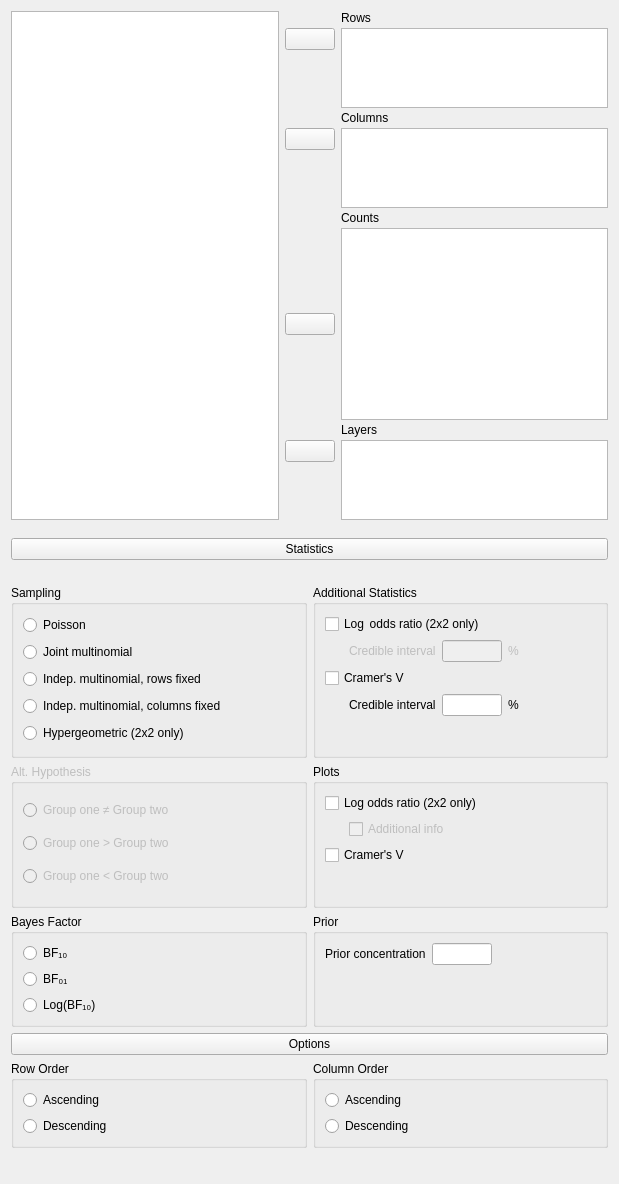
<?xml version="1.0" encoding="UTF-8"?>
<ui version="4.0">
 <class>ContingencyTablesBayesianForm</class>
 <widget class="QWidget" name="ContingencyTablesBayesianForm">
  <property name="geometry">
   <rect>
    <x>0</x>
    <y>0</y>
    <width>619</width>
    <height>1184</height>
   </rect>
  </property>
  <property name="sizePolicy">
   <sizepolicy hsizetype="Fixed" vsizetype="Preferred">
    <horstretch>0</horstretch>
    <verstretch>0</verstretch>
   </sizepolicy>
  </property>
  <property name="windowTitle">
   <string>Form</string>
  </property>
  <layout class="QGridLayout" name="gridLayout">
   <property name="verticalSpacing">
    <number>0</number>
   </property>
   <item row="0" column="0">
    <widget class="QWidget" name="topWidget" native="true">
     <property name="sizePolicy">
      <sizepolicy hsizetype="Preferred" vsizetype="Fixed">
       <horstretch>0</horstretch>
       <verstretch>0</verstretch>
      </sizepolicy>
     </property>
     <layout class="QGridLayout" name="gridLayout_2">
      <property name="leftMargin">
       <number>0</number>
      </property>
      <property name="topMargin">
       <number>0</number>
      </property>
      <property name="rightMargin">
       <number>0</number>
      </property>
      <property name="verticalSpacing">
       <number>3</number>
      </property>
      <item row="3" column="2">
       <widget class="QLabel" name="label_3">
        <property name="text">
         <string>Columns</string>
        </property>
       </widget>
      </item>
      <item row="4" column="1">
       <widget class="AssignButton" name="buttonAssignColumns">
        <property name="sizePolicy">
         <sizepolicy hsizetype="Fixed" vsizetype="Fixed">
          <horstretch>0</horstretch>
          <verstretch>0</verstretch>
         </sizepolicy>
        </property>
        <property name="minimumSize">
         <size>
          <width>50</width>
          <height>0</height>
         </size>
        </property>
        <property name="maximumSize">
         <size>
          <width>50</width>
          <height>16777215</height>
         </size>
        </property>
        <property name="text">
         <string/>
        </property>
       </widget>
      </item>
      <item row="4" column="2" rowspan="2">
       <widget class="BoundListView" name="columns">
        <property name="sizePolicy">
         <sizepolicy hsizetype="Expanding" vsizetype="Fixed">
          <horstretch>0</horstretch>
          <verstretch>0</verstretch>
         </sizepolicy>
        </property>
        <property name="minimumSize">
         <size>
          <width>0</width>
          <height>80</height>
         </size>
        </property>
        <property name="maximumSize">
         <size>
          <width>16777215</width>
          <height>80</height>
         </size>
        </property>
        <property name="selectionMode">
         <enum>QAbstractItemView::ExtendedSelection</enum>
        </property>
       </widget>
      </item>
      <item row="5" column="1">
       <spacer name="verticalSpacer_3">
        <property name="orientation">
         <enum>Qt::Vertical</enum>
        </property>
        <property name="sizeHint" stdset="0">
         <size>
          <width>20</width>
          <height>0</height>
         </size>
        </property>
       </spacer>
      </item>
      <item row="7" column="2">
       <widget class="boundSingleItemView" name="counts">
        <property name="sizePolicy">
         <sizepolicy hsizetype="Expanding" vsizetype="Fixed">
          <horstretch>0</horstretch>
          <verstretch>0</verstretch>
         </sizepolicy>
        </property>
        <property name="maximumSize">
         <size>
          <width>16777215</width>
          <height>16777215</height>
         </size>
        </property>
        <property name="selectionMode">
         <enum>QAbstractItemView::ExtendedSelection</enum>
        </property>
       </widget>
      </item>
      <item row="7" column="1">
       <widget class="AssignButton" name="buttonAssignCounts">
        <property name="sizePolicy">
         <sizepolicy hsizetype="Fixed" vsizetype="Fixed">
          <horstretch>0</horstretch>
          <verstretch>0</verstretch>
         </sizepolicy>
        </property>
        <property name="minimumSize">
         <size>
          <width>50</width>
          <height>0</height>
         </size>
        </property>
        <property name="maximumSize">
         <size>
          <width>50</width>
          <height>16777215</height>
         </size>
        </property>
        <property name="text">
         <string/>
        </property>
       </widget>
      </item>
      <item row="6" column="2">
       <widget class="QLabel" name="label">
        <property name="text">
         <string>Counts</string>
        </property>
       </widget>
      </item>
      <item row="8" column="2">
       <widget class="QLabel" name="label_4">
        <property name="text">
         <string>Layers</string>
        </property>
       </widget>
      </item>
      <item row="9" column="1">
       <widget class="AssignButton" name="buttonAssignLayers">
        <property name="sizePolicy">
         <sizepolicy hsizetype="Fixed" vsizetype="Fixed">
          <horstretch>0</horstretch>
          <verstretch>0</verstretch>
         </sizepolicy>
        </property>
        <property name="minimumSize">
         <size>
          <width>50</width>
          <height>0</height>
         </size>
        </property>
        <property name="maximumSize">
         <size>
          <width>50</width>
          <height>16777215</height>
         </size>
        </property>
        <property name="text">
         <string/>
        </property>
       </widget>
      </item>
      <item row="9" column="2" rowspan="2">
       <widget class="BoundListView" name="layers">
        <property name="sizePolicy">
         <sizepolicy hsizetype="Expanding" vsizetype="Fixed">
          <horstretch>0</horstretch>
          <verstretch>0</verstretch>
         </sizepolicy>
        </property>
        <property name="minimumSize">
         <size>
          <width>0</width>
          <height>80</height>
         </size>
        </property>
        <property name="maximumSize">
         <size>
          <width>16777215</width>
          <height>80</height>
         </size>
        </property>
        <property name="selectionMode">
         <enum>QAbstractItemView::ExtendedSelection</enum>
        </property>
       </widget>
      </item>
      <item row="10" column="1">
       <spacer name="verticalSpacer_5">
        <property name="orientation">
         <enum>Qt::Vertical</enum>
        </property>
        <property name="sizeHint" stdset="0">
         <size>
          <width>20</width>
          <height>0</height>
         </size>
        </property>
       </spacer>
      </item>
      <item row="1" column="1">
       <widget class="AssignButton" name="buttonAssignRows">
        <property name="sizePolicy">
         <sizepolicy hsizetype="Fixed" vsizetype="Fixed">
          <horstretch>0</horstretch>
          <verstretch>0</verstretch>
         </sizepolicy>
        </property>
        <property name="minimumSize">
         <size>
          <width>50</width>
          <height>0</height>
         </size>
        </property>
        <property name="maximumSize">
         <size>
          <width>50</width>
          <height>16777215</height>
         </size>
        </property>
        <property name="text">
         <string/>
        </property>
       </widget>
      </item>
      <item row="2" column="1">
       <spacer name="verticalSpacer_2">
        <property name="orientation">
         <enum>Qt::Vertical</enum>
        </property>
        <property name="sizeHint" stdset="0">
         <size>
          <width>20</width>
          <height>0</height>
         </size>
        </property>
       </spacer>
      </item>
      <item row="0" column="2">
       <widget class="QLabel" name="label_2">
        <property name="text">
         <string>Rows</string>
        </property>
       </widget>
      </item>
      <item row="1" column="2" rowspan="2">
       <widget class="BoundListView" name="rows">
        <property name="sizePolicy">
         <sizepolicy hsizetype="Expanding" vsizetype="Fixed">
          <horstretch>0</horstretch>
          <verstretch>0</verstretch>
         </sizepolicy>
        </property>
        <property name="minimumSize">
         <size>
          <width>0</width>
          <height>80</height>
         </size>
        </property>
        <property name="maximumSize">
         <size>
          <width>16777215</width>
          <height>80</height>
         </size>
        </property>
        <property name="selectionMode">
         <enum>QAbstractItemView::ExtendedSelection</enum>
        </property>
       </widget>
      </item>
      <item row="0" column="1">
       <widget class="QWidget" name="widget_8" native="true"/>
      </item>
      <item row="0" column="0" rowspan="11">
       <widget class="AvailableFieldsListView" name="listAvailableFields">
        <property name="sizePolicy">
         <sizepolicy hsizetype="Expanding" vsizetype="Preferred">
          <horstretch>0</horstretch>
          <verstretch>0</verstretch>
         </sizepolicy>
        </property>
        <property name="selectionMode">
         <enum>QAbstractItemView::ExtendedSelection</enum>
        </property>
       </widget>
      </item>
     </layout>
    </widget>
   </item>
   <item row="1" column="0">
    <widget class="QWidget" name="groupStatistics" native="true">
     <layout class="QGridLayout" name="gridLayout_16">
      <property name="leftMargin">
       <number>0</number>
      </property>
      <property name="rightMargin">
       <number>0</number>
      </property>
      <property name="bottomMargin">
       <number>3</number>
      </property>
      <property name="verticalSpacing">
       <number>0</number>
      </property>
      <item row="1" column="0" colspan="2">
       <widget class="ExpanderButton" name="pushButton">
        <property name="sizePolicy">
         <sizepolicy hsizetype="Expanding" vsizetype="Fixed">
          <horstretch>0</horstretch>
          <verstretch>0</verstretch>
         </sizepolicy>
        </property>
        <property name="minimumSize">
         <size>
          <width>573</width>
          <height>0</height>
         </size>
        </property>
        <property name="text">
         <string>Statistics</string>
        </property>
       </widget>
      </item>
      <item row="2" column="0" rowspan="2" colspan="2">
       <widget class="QWidget" name="panelStatistics" native="true">
        <layout class="QGridLayout" name="gridLayout_12">
         <property name="leftMargin">
          <number>0</number>
         </property>
         <property name="topMargin">
          <number>25</number>
         </property>
         <property name="rightMargin">
          <number>0</number>
         </property>
         <property name="bottomMargin">
          <number>0</number>
         </property>
         <item row="0" column="2" colspan="2">
          <widget class="BoundGroupBox" name="groupBox">
           <property name="title">
            <string>Additional Statistics</string>
           </property>
           <layout class="QGridLayout" name="gridLayout_9">
            <item row="2" column="0" colspan="2">
             <widget class="BoundCheckBox" name="oddsRatio">
              <property name="text">
               <string>Log  odds ratio (2x2 only)</string>
              </property>
             </widget>
            </item>
            <item row="3" column="0" colspan="2">
             <widget class="QWidget" name="oddsRatioCredibleIntervalContainer" native="true">
              <property name="enabled">
               <bool>false</bool>
              </property>
              <layout class="QGridLayout" name="gridLayout_22">
               <property name="leftMargin">
                <number>24</number>
               </property>
               <property name="topMargin">
                <number>0</number>
               </property>
               <property name="bottomMargin">
                <number>0</number>
               </property>
               <item row="0" column="0">
                <widget class="QLabel" name="label_5">
                 <property name="sizePolicy">
                  <sizepolicy hsizetype="Fixed" vsizetype="Fixed">
                   <horstretch>0</horstretch>
                   <verstretch>0</verstretch>
                  </sizepolicy>
                 </property>
                 <property name="text">
                  <string>Credible interval</string>
                 </property>
                </widget>
               </item>
               <item row="0" column="1">
                <widget class="BoundTextBox" name="oddsRatioCredibleIntervalInterval">
                 <property name="maximumSize">
                  <size>
                   <width>60</width>
                   <height>16777215</height>
                  </size>
                 </property>
                </widget>
               </item>
               <item row="0" column="2">
                <widget class="QLabel" name="label_6">
                 <property name="text">
                  <string>%</string>
                 </property>
                </widget>
               </item>
              </layout>
             </widget>
            </item>
            <item row="5" column="0" colspan="2">
             <widget class="QWidget" name="effectSizeCredibleIntervalContainer" native="true">
              <layout class="QGridLayout" name="gridLayout_23">
               <property name="leftMargin">
                <number>24</number>
               </property>
               <property name="topMargin">
                <number>0</number>
               </property>
               <property name="bottomMargin">
                <number>0</number>
               </property>
               <item row="0" column="0">
                <widget class="QLabel" name="label_8">
                 <property name="sizePolicy">
                  <sizepolicy hsizetype="Fixed" vsizetype="Fixed">
                   <horstretch>0</horstretch>
                   <verstretch>0</verstretch>
                  </sizepolicy>
                 </property>
                 <property name="text">
                  <string>Credible interval</string>
                 </property>
                </widget>
               </item>
               <item row="0" column="2">
                <widget class="QLabel" name="label_9">
                 <property name="text">
                  <string>%</string>
                 </property>
                </widget>
               </item>
               <item row="0" column="1">
                <widget class="BoundTextBox" name="effectSizeCredibleIntervalInterval">
                 <property name="maximumSize">
                  <size>
                   <width>60</width>
                   <height>16777215</height>
                  </size>
                 </property>
                </widget>
               </item>
              </layout>
             </widget>
            </item>
            <item row="4" column="0">
             <widget class="BoundCheckBox" name="effectSize">
              <property name="text">
               <string>Cramer's V</string>
              </property>
             </widget>
            </item>
            <item row="6" column="0" colspan="2">
             <spacer name="verticalSpacer_7">
              <property name="orientation">
               <enum>Qt::Vertical</enum>
              </property>
              <property name="sizeHint" stdset="0">
               <size>
                <width>20</width>
                <height>40</height>
               </size>
              </property>
             </spacer>
            </item>
           </layout>
          </widget>
         </item>
         <item row="2" column="2" rowspan="2" colspan="2">
          <widget class="GroupBox" name="groupBox_16">
           <property name="title">
            <string>Prior</string>
           </property>
           <layout class="QGridLayout" name="gridLayout_10">
            <item row="2" column="0" colspan="3">
             <spacer name="verticalSpacer_4">
              <property name="orientation">
               <enum>Qt::Vertical</enum>
              </property>
              <property name="sizeHint" stdset="0">
               <size>
                <width>20</width>
                <height>40</height>
               </size>
              </property>
             </spacer>
            </item>
            <item row="1" column="0">
             <widget class="QLabel" name="label_7">
              <property name="text">
               <string>Prior concentration</string>
              </property>
             </widget>
            </item>
            <item row="1" column="1">
             <widget class="BoundTextBox" name="priorConcentration">
              <property name="maximumSize">
               <size>
                <width>60</width>
                <height>16777215</height>
               </size>
              </property>
             </widget>
            </item>
            <item row="1" column="2">
             <spacer name="horizontalSpacer">
              <property name="orientation">
               <enum>Qt::Horizontal</enum>
              </property>
              <property name="sizeHint" stdset="0">
               <size>
                <width>40</width>
                <height>20</height>
               </size>
              </property>
             </spacer>
            </item>
           </layout>
          </widget>
         </item>
         <item row="1" column="2" colspan="2">
          <widget class="GroupBox" name="groupBox_2">
           <property name="title">
            <string>Plots</string>
           </property>
           <layout class="QGridLayout" name="gridLayout_15">
            <item row="1" column="0">
             <widget class="QWidget" name="widget_12" native="true">
              <layout class="QGridLayout" name="gridLayout_14">
               <property name="leftMargin">
                <number>24</number>
               </property>
               <property name="topMargin">
                <number>0</number>
               </property>
               <property name="rightMargin">
                <number>0</number>
               </property>
               <property name="bottomMargin">
                <number>0</number>
               </property>
               <item row="0" column="0">
                <widget class="BoundCheckBox" name="plotPosteriorOddsRatioAdditionalInfo">
                 <property name="enabled">
                  <bool>false</bool>
                 </property>
                 <property name="text">
                  <string>Additional info</string>
                 </property>
                </widget>
               </item>
              </layout>
             </widget>
            </item>
            <item row="0" column="0">
             <widget class="BoundCheckBox" name="plotPosteriorOddsRatio">
              <property name="text">
               <string>Log odds ratio (2x2 only)</string>
              </property>
             </widget>
            </item>
            <item row="2" column="0">
             <widget class="BoundCheckBox" name="plotPosteriorEffectSize">
              <property name="text">
               <string>Cramer's V</string>
              </property>
             </widget>
            </item>
            <item row="3" column="0">
             <spacer name="verticalSpacer_6">
              <property name="orientation">
               <enum>Qt::Vertical</enum>
              </property>
              <property name="sizeHint" stdset="0">
               <size>
                <width>20</width>
                <height>40</height>
               </size>
              </property>
             </spacer>
            </item>
           </layout>
          </widget>
         </item>
         <item row="0" column="0" colspan="2">
          <widget class="BoundGroupBox" name="samplingModel">
           <property name="title">
            <string>Sampling</string>
           </property>
           <layout class="QGridLayout" name="gridLayout_13">
            <item row="4" column="0">
             <widget class="QRadioButton" name="_5Hypergeometric">
              <property name="text">
               <string>Hypergeometric (2x2 only)</string>
              </property>
             </widget>
            </item>
            <item row="2" column="0">
             <widget class="QRadioButton" name="_3IndependentRowsFixed">
              <property name="text">
               <string>Indep. multinomial, rows fixed</string>
              </property>
             </widget>
            </item>
            <item row="3" column="0">
             <widget class="QRadioButton" name="_4IndependentColumnsFixed">
              <property name="text">
               <string>Indep. multinomial, columns fixed</string>
              </property>
             </widget>
            </item>
            <item row="0" column="0">
             <widget class="QRadioButton" name="_1Poisson">
              <property name="text">
               <string>Poisson</string>
              </property>
             </widget>
            </item>
            <item row="1" column="0">
             <widget class="QRadioButton" name="_2Multinomial">
              <property name="text">
               <string>Joint multinomial</string>
              </property>
             </widget>
            </item>
           </layout>
          </widget>
         </item>
         <item row="1" column="0" colspan="2">
          <widget class="BoundGroupBox" name="hypothesis">
           <property name="enabled">
            <bool>false</bool>
           </property>
           <property name="title">
            <string>Alt. Hypothesis</string>
           </property>
           <layout class="QGridLayout" name="gridLayout_11">
            <item row="1" column="0">
             <widget class="QRadioButton" name="_2oneTailedGreaterThan">
              <property name="text">
               <string>Group one &gt; Group two</string>
              </property>
             </widget>
            </item>
            <item row="0" column="0">
             <widget class="QRadioButton" name="_1twoTailed">
              <property name="text">
               <string>Group one ≠ Group two</string>
              </property>
             </widget>
            </item>
            <item row="2" column="0">
             <widget class="QRadioButton" name="_3oneTailedLessThan">
              <property name="text">
               <string>Group one &lt; Group two</string>
              </property>
             </widget>
            </item>
           </layout>
          </widget>
         </item>
         <item row="2" column="0" rowspan="2" colspan="2">
          <widget class="BoundGroupBox" name="bayesFactorType">
           <property name="title">
            <string>Bayes Factor</string>
           </property>
           <layout class="QGridLayout" name="gridLayout_5">
            <item row="1" column="0">
             <widget class="QRadioButton" name="_2BF01">
              <property name="text">
               <string>BF₀₁</string>
              </property>
             </widget>
            </item>
            <item row="0" column="0">
             <widget class="QRadioButton" name="_1BF10">
              <property name="text">
               <string>BF₁₀</string>
              </property>
             </widget>
            </item>
            <item row="2" column="0">
             <widget class="QRadioButton" name="_3LBF10">
              <property name="text">
               <string>Log(BF₁₀)</string>
              </property>
             </widget>
            </item>
           </layout>
          </widget>
         </item>
        </layout>
       </widget>
      </item>
     </layout>
    </widget>
   </item>
   <item row="2" column="0">
    <widget class="QWidget" name="groupOptions" native="true">
     <layout class="QGridLayout" name="gridLayout_18">
      <property name="leftMargin">
       <number>0</number>
      </property>
      <property name="topMargin">
       <number>3</number>
      </property>
      <property name="rightMargin">
       <number>0</number>
      </property>
      <property name="bottomMargin">
       <number>3</number>
      </property>
      <item row="0" column="0" colspan="2">
       <widget class="ExpanderButton" name="pushButton_3">
        <property name="sizePolicy">
         <sizepolicy hsizetype="Expanding" vsizetype="Fixed">
          <horstretch>0</horstretch>
          <verstretch>0</verstretch>
         </sizepolicy>
        </property>
        <property name="text">
         <string>Options</string>
        </property>
       </widget>
      </item>
      <item row="1" column="0" colspan="2">
       <widget class="QWidget" name="panelOptions" native="true">
        <layout class="QGridLayout" name="gridLayout_6">
         <property name="leftMargin">
          <number>0</number>
         </property>
         <property name="topMargin">
          <number>0</number>
         </property>
         <property name="rightMargin">
          <number>0</number>
         </property>
         <property name="bottomMargin">
          <number>0</number>
         </property>
         <item row="0" column="0">
          <widget class="BoundGroupBox" name="rowOrder">
           <property name="title">
            <string>Row Order</string>
           </property>
           <layout class="QGridLayout" name="gridLayout_7">
            <item row="0" column="0">
             <widget class="QRadioButton" name="_1rowsAscending">
              <property name="text">
               <string>Ascending</string>
              </property>
             </widget>
            </item>
            <item row="1" column="0">
             <widget class="QRadioButton" name="_2rowsDescending">
              <property name="text">
               <string>Descending</string>
              </property>
             </widget>
            </item>
           </layout>
          </widget>
         </item>
         <item row="0" column="1">
          <widget class="BoundGroupBox" name="columnOrder">
           <property name="title">
            <string>Column Order</string>
           </property>
           <layout class="QGridLayout" name="gridLayout_8">
            <item row="0" column="0">
             <widget class="QRadioButton" name="_1columnsAscending">
              <property name="text">
               <string>Ascending</string>
              </property>
             </widget>
            </item>
            <item row="1" column="0">
             <widget class="QRadioButton" name="_2columnsDescending">
              <property name="text">
               <string>Descending</string>
              </property>
             </widget>
            </item>
           </layout>
          </widget>
         </item>
        </layout>
       </widget>
      </item>
     </layout>
    </widget>
   </item>
   <item row="3" column="0">
    <spacer name="verticalSpacer">
     <property name="orientation">
      <enum>Qt::Vertical</enum>
     </property>
     <property name="sizeHint" stdset="0">
      <size>
       <width>20</width>
       <height>40</height>
      </size>
     </property>
    </spacer>
   </item>
  </layout>
 </widget>
 <customwidgets>
  <customwidget>
   <class>AssignButton</class>
   <extends>QPushButton</extends>
   <header>widgets/assignbutton.h</header>
  </customwidget>
  <customwidget>
   <class>AvailableFieldsListView</class>
   <extends>QListView</extends>
   <header>widgets/availablefieldslistview.h</header>
  </customwidget>
  <customwidget>
   <class>BoundTextBox</class>
   <extends>QLineEdit</extends>
   <header>widgets/boundtextbox.h</header>
  </customwidget>
  <customwidget>
   <class>BoundGroupBox</class>
   <extends>QGroupBox</extends>
   <header>widgets/boundgroupbox.h</header>
   <container>1</container>
  </customwidget>
  <customwidget>
   <class>BoundCheckBox</class>
   <extends>QCheckBox</extends>
   <header>widgets/boundcheckbox.h</header>
  </customwidget>
  <customwidget>
   <class>BoundListView</class>
   <extends>QListView</extends>
   <header>widgets/boundlistview.h</header>
  </customwidget>
  <customwidget>
   <class>GroupBox</class>
   <extends>QGroupBox</extends>
   <header>widgets/groupbox.h</header>
   <container>1</container>
  </customwidget>
  <customwidget>
   <class>ExpanderButton</class>
   <extends>QPushButton</extends>
   <header>widgets/expanderbutton.h</header>
  </customwidget>
  <customwidget>
   <class>boundSingleItemView</class>
   <extends>QListView</extends>
   <header>widgets/boundsingleitemview.h</header>
  </customwidget>
 </customwidgets>
 <tabstops>
  <tabstop>listAvailableFields</tabstop>
  <tabstop>buttonAssignRows</tabstop>
  <tabstop>rows</tabstop>
  <tabstop>buttonAssignColumns</tabstop>
  <tabstop>columns</tabstop>
  <tabstop>buttonAssignCounts</tabstop>
  <tabstop>counts</tabstop>
  <tabstop>buttonAssignLayers</tabstop>
  <tabstop>layers</tabstop>
  <tabstop>pushButton</tabstop>
  <tabstop>_1Poisson</tabstop>
  <tabstop>_2Multinomial</tabstop>
  <tabstop>_3IndependentRowsFixed</tabstop>
  <tabstop>_4IndependentColumnsFixed</tabstop>
  <tabstop>_5Hypergeometric</tabstop>
  <tabstop>oddsRatio</tabstop>
  <tabstop>oddsRatioCredibleIntervalInterval</tabstop>
  <tabstop>effectSize</tabstop>
  <tabstop>effectSizeCredibleIntervalInterval</tabstop>
  <tabstop>_1twoTailed</tabstop>
  <tabstop>_2oneTailedGreaterThan</tabstop>
  <tabstop>_3oneTailedLessThan</tabstop>
  <tabstop>plotPosteriorOddsRatio</tabstop>
  <tabstop>plotPosteriorOddsRatioAdditionalInfo</tabstop>
  <tabstop>plotPosteriorEffectSize</tabstop>
  <tabstop>_1BF10</tabstop>
  <tabstop>_2BF01</tabstop>
  <tabstop>_3LBF10</tabstop>
  <tabstop>priorConcentration</tabstop>
  <tabstop>pushButton_3</tabstop>
  <tabstop>_1rowsAscending</tabstop>
  <tabstop>_2rowsDescending</tabstop>
  <tabstop>_1columnsAscending</tabstop>
  <tabstop>_2columnsDescending</tabstop>
 </tabstops>
 <resources/>
 <connections>
  <connection>
   <sender>_1Poisson</sender>
   <signal>toggled(bool)</signal>
   <receiver>ContingencyTablesBayesianForm</receiver>
   <slot>independentMultinomialSamplingToggled(bool)</slot>
   <hints>
    <hint type="sourcelabel">
     <x>152</x>
     <y>497</y>
    </hint>
    <hint type="destinationlabel">
     <x>292</x>
     <y>453</y>
    </hint>
   </hints>
  </connection>
  <connection>
   <sender>_2Multinomial</sender>
   <signal>toggled(bool)</signal>
   <receiver>ContingencyTablesBayesianForm</receiver>
   <slot>independentMultinomialSamplingToggled(bool)</slot>
   <hints>
    <hint type="sourcelabel">
     <x>152</x>
     <y>516</y>
    </hint>
    <hint type="destinationlabel">
     <x>292</x>
     <y>453</y>
    </hint>
   </hints>
  </connection>
  <connection>
   <sender>_3IndependentRowsFixed</sender>
   <signal>toggled(bool)</signal>
   <receiver>ContingencyTablesBayesianForm</receiver>
   <slot>independentMultinomialSamplingToggled(bool)</slot>
   <hints>
    <hint type="sourcelabel">
     <x>152</x>
     <y>535</y>
    </hint>
    <hint type="destinationlabel">
     <x>292</x>
     <y>453</y>
    </hint>
   </hints>
  </connection>
  <connection>
   <sender>_4IndependentColumnsFixed</sender>
   <signal>toggled(bool)</signal>
   <receiver>ContingencyTablesBayesianForm</receiver>
   <slot>independentMultinomialSamplingToggled(bool)</slot>
   <hints>
    <hint type="sourcelabel">
     <x>152</x>
     <y>554</y>
    </hint>
    <hint type="destinationlabel">
     <x>292</x>
     <y>453</y>
    </hint>
   </hints>
  </connection>
  <connection>
   <sender>_5Hypergeometric</sender>
   <signal>toggled(bool)</signal>
   <receiver>ContingencyTablesBayesianForm</receiver>
   <slot>otherSamplingToggled(bool)</slot>
   <hints>
    <hint type="sourcelabel">
     <x>152</x>
     <y>573</y>
    </hint>
    <hint type="destinationlabel">
     <x>292</x>
     <y>453</y>
    </hint>
   </hints>
  </connection>
  <connection>
   <sender>oddsRatio</sender>
   <signal>toggled(bool)</signal>
   <receiver>oddsRatioCredibleIntervalContainer</receiver>
   <slot>setEnabled(bool)</slot>
   <hints>
    <hint type="sourcelabel">
     <x>460</x>
     <y>622</y>
    </hint>
    <hint type="destinationlabel">
     <x>460</x>
     <y>650</y>
    </hint>
   </hints>
  </connection>
  <connection>
   <sender>plotPosteriorOddsRatio</sender>
   <signal>toggled(bool)</signal>
   <receiver>plotPosteriorOddsRatioAdditionalInfo</receiver>
   <slot>setEnabled(bool)</slot>
   <hints>
    <hint type="sourcelabel">
     <x>460</x>
     <y>805</y>
    </hint>
    <hint type="destinationlabel">
     <x>472</x>
     <y>832</y>
    </hint>
   </hints>
  </connection>
 </connections>
 <slots>
  <slot>independentMultinomialSamplingToggled(bool)</slot>
  <slot>otherSamplingToggled(bool)</slot>
 </slots>
</ui>
